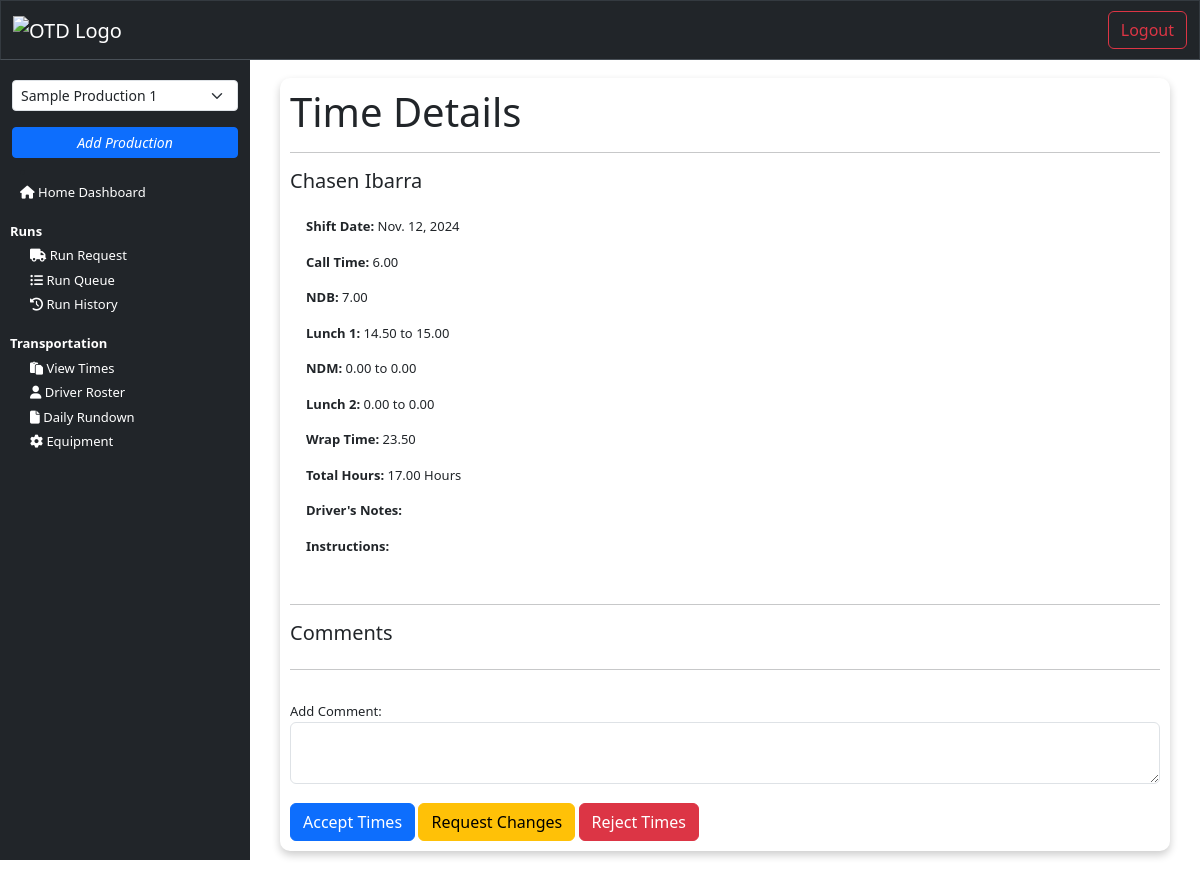
/driver_time/11/ (signed in), run on an earlier commit of the app's database.
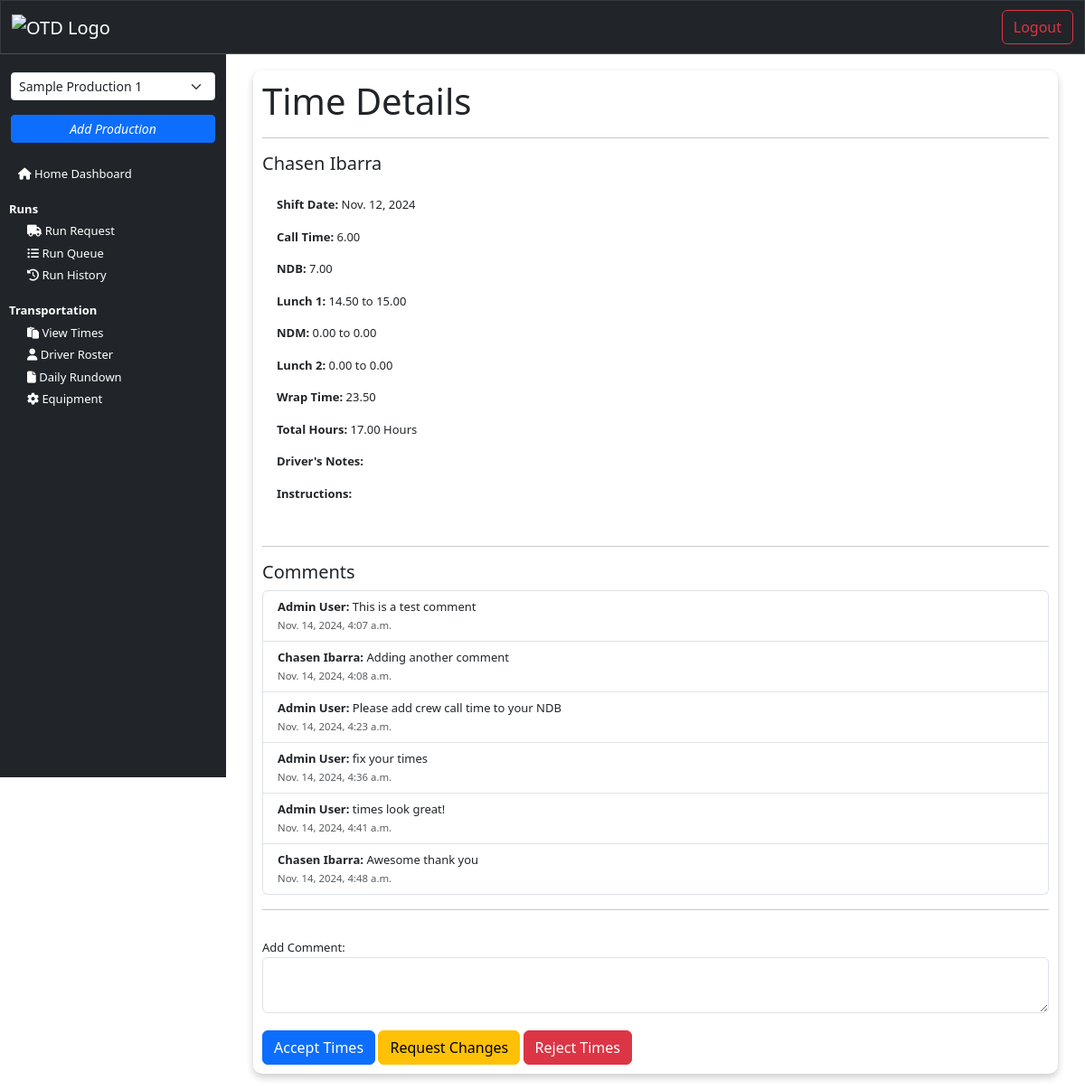
And on a later commit of the database.
### transportation/models.py (models this page shows, shortened)
class DriverTimes(models.Model):
    driver = models.ForeignKey(Driver, on_delete=models.CASCADE)
    production_title = models.CharField(max_length=255)
    work_date = models.DateField()
    call_time = models.DecimalField(max_digits=5, decimal_places=2)
    non_deducted_breakfast_in = models.DecimalField(max_digits=5, decimal_places=2, null=True, blank=True)
    wrap_time = models.DecimalField(max_digits=5, decimal_places=2)
    lunch_1_out = models.DecimalField(max_digits=5, decimal_places=2)
    lunch_1_in = models.DecimalField(max_digits=5, decimal_places=2)
    lunch_2_out = models.DecimalField(max_digits=5, decimal_places=2, null=True, blank=True)
    lunch_2_in = models.DecimalField(max_digits=5, decimal_places=2, null=True, blank=True)
    non_deducted_meal_out = models.DecimalField(max_digits=5, decimal_places=2, null=True, blank=True)
    non_deducted_meal_in = models.DecimalField(max_digits=5, decimal_places=2, null=True, blank=True)
    notes = models.TextField(blank=True, null=True)
    total_hours = models.DecimalField(max_digits=5, decimal_places=2)
    instructions = models.TextField(blank=True, null=True)
    created_at = models.DateTimeField(auto_now_add=True)
    updated_at = models.DateTimeField(auto_now=True)
    meal_penalty_1 = models.IntegerField(null=True, blank=True)
    meal_penalty_2 = models.IntegerField(null=True, blank=True)
    meal_penalty_3 = models.IntegerField(null=True, blank=True)
    times_status = models.CharField(max_length=50, null=True, blank=True)

class Driver(models.Model):
    user = models.OneToOneField(settings.AUTH_USER_MODEL, on_delete=models.CASCADE)  # Use custom user model
    production_title = models.CharField(max_length=150, null=True, blank=True)
    first_name = models.CharField(max_length=150, null=True, blank=True)
    last_name = models.CharField(max_length=150, null=True, blank=True)
    driver_email = models.EmailField(_('email address'), null=True, blank=True)
    driver_phone = models.CharField(max_length=15, null=True, blank=True)
    occupation_code = models.CharField(max_length=4, null=True, blank=True)
    production_status = models.CharField(max_length=50, null=True, blank=True) # On production or off production
    rate = models.DecimalField(max_digits=6, decimal_places=2, null=True, blank=True)
    grouping = models.IntegerField(null=True, blank=True)
    local = models.IntegerField(null=True, blank=True)
    last_4 = models.CharField(max_length=6, null=True, blank=True)
    assigned_truck = models.ManyToManyField('Equipment', related_name='assigned_truck', limit_choices_to={'equipment_type_1': 'truck'})
    assigned_trailer = models.ManyToManyField('Equipment', related_name='assigned_trailer', limit_choices_to={'equipment_type_1': 'trailer'})
    supporting_department = models.ForeignKey(Department, null=True, blank=True, on_delete=models.CASCADE, related_name='drivers')
    is_active = models.BooleanField(default=True)
    def __str__(self):
        return self.first_name + " " + self.last_name

class DriverTimeComment(models.Model):
    driver_time = models.ForeignKey(DriverTimes, related_name='comments', on_delete=models.CASCADE)
    user = models.ForeignKey(settings.AUTH_USER_MODEL, on_delete=models.CASCADE)
    comment = models.TextField()
    created_at = models.DateTimeField(auto_now_add=True)

### core/models.py (models this page shows, shortened)
class NewUser(AbstractBaseUser, PermissionsMixin):
    email = models.EmailField(_('email address'), unique=True)
    username = models.CharField(max_length=150, unique=True)
    first_name = models.CharField(max_length=150)
    last_name = models.CharField(max_length=150)
    start_date = models.DateTimeField(default=timezone.now)
    is_staff = models.BooleanField(default=False)
    is_active = models.BooleanField(default=False)
    production_title = models.CharField(max_length=150, blank=True, null=True)
    phone_number = models.CharField(max_length=20)
    department = models.CharField(max_length=150, blank=True)
    job_title = models.CharField(max_length=150, blank=True, null=True)
    productions = models.ManyToManyField('Production', related_name='users', blank=True)
    objects = CustomAccountManager()
    USERNAME_FIELD = 'email'
    REQUIRED_FIELDS = ['username', 'first_name']

### interface/views.py (the view, shortened to what this page needs)
# urls.py: path('driver_time/<int:id>/', views.driver_time_detail, name='driver_time_detail'),
def driver_time_detail(request, id):
    user = get_object_or_404(NewUser, id=request.user.id)
    user_productions = user.productions.filter(is_active=True)
    driver_time = get_object_or_404(DriverTimes, id=id)
    production = get_object_or_404(Production, production_title=driver_time.production_title)
    dot_admin_email = production.dot_admin_email
    context = {
        'driver_time': driver_time,
        'user_productions': user_productions,
        'comments': driver_time.comments.all(),
    }
    return render(request, 'interface/driver_time_detail.html', context=context)

### interface/templates/interface/driver_time_detail.html (shortened to what this page needs)
{% extends 'interface/layout.html' %}
{% block content %}
<div class="container">
    <div class="card-body">
        <div class="card-title">
            <h1>Time Details</h1>
            <hr>
        </div>
        <h5>{{ driver_time.driver }}</h5>
        <div class="p-3">
            <p><strong>Shift Date: </strong>{{ driver_time.work_date }}</p>
            <p><strong>Call Time: </strong>{{ driver_time.call_time|default_if_none:'' }}</p>
            <p><strong>NDB: </strong>{{ driver_time.non_deducted_breakfast_in|default_if_none:'' }}</p>
            <p><strong>Lunch 1: </strong>{{ driver_time.lunch_1_out|default_if_none:'' }} to {{ driver_time.lunch_1_in|default_if_none:'' }}</p>
            <p><strong>NDM: </strong>{{ driver_time.non_deducted_meal_out|default_if_none:'' }} to {{ driver_time.non_deducted_meal_in|default_if_none:'' }}</p>
            <p><strong>Lunch 2: </strong>{{ driver_time.lunch_2_out|default_if_none:'' }} to {{ driver_time.lunch_2_in|default_if_none:'' }}</p>
            <p><strong>Wrap Time: </strong>{{ driver_time.wrap_time|default_if_none:'' }}</p>
            <p><strong>Total Hours: </strong>{{ driver_time.total_hours|default_if_none:'' }} Hours</p>
            <p><strong>Driver's Notes: </strong>{{ driver_time.notes|default_if_none:'' }}</p>
            <p><strong>Instructions: </strong>{{ driver_time.instructions|default_if_none:'' }}</p>
        </div>
        <hr>
        <h5>Comments</h5>
        <ul class="list-group">
            {% for comment in comments %}
            <li class="list-group-item">
                <strong>{{ comment.user.first_name }} {{ comment.user.last_name }}:</strong> {{ comment.comment }}
                <br>
                <small class="text-muted">{{ comment.created_at }}</small>
            </li>
            {% endfor %}
        </ul>
        <hr>
        <div class="row">
            <form method="post" action="">
                <div class="form-group mt-3">
                    <label for="comment">Add Comment:</label>
                    <textarea id="comment" name="comment" class="form-control"></textarea>
                </div>
                <br>
                <button class="btn btn-primary" type="submit" name="action" value="accept">Accept Times</button>
                <button class="btn btn-warning" type="submit" name="action" value="request_changes">Request Changes</button>
                <button class="btn btn-danger" type="submit" name="action" value="reject">Reject Times</button>
            </form>
        </div>
    </div>
</div>
{% endblock %}

### interface/templates/interface/layout.html (shortened to what this page needs)
{% load static %}
<!DOCTYPE html>
<html lang="en">
<head>
    <link rel="stylesheet" href="https://cdnjs.cloudflare.com/ajax/libs/font-awesome/6.5.2/css/font-awesome.min.css">
    <link href="https://cdn.jsdelivr.net/npm/bootstrap@5.3.3/dist/css/bootstrap.min.css" rel="stylesheet">
    <link rel="stylesheet" type="text/css" href="{% static 'css/style.css' %}">
    <link rel="stylesheet" type="text/css" href="https://cdn.datatables.net/1.11.5/css/jquery.dataTables.min.css">
    <link rel="stylesheet" type="text/css" href="https://cdn.datatables.net/buttons/2.1.2/css/buttons.dataTables.min.css">
</head>
<body>
    {% include 'interface/header.html' %}
    {% include 'interface/navbar_copy.html' %}
    <main class="content p-2">
        {% block content %}
        {% endblock %}
    </main>
</body>
</html>

### interface/templates/interface/header.html (shortened to what this page needs)
{% load static %}
<header class="otd-header">
    <nav class="navbar navbar-dark bg-dark border-bottom border-body header-bar" data-bs-theme="dark">
        <div class="container-fluid">
            {% if user.is_authenticated %}
                <a class="navbar-brand" href="{% url 'dashboard' %}">
                    <img src="{% static 'img/OTD_Day_Reel_ON_Logo_White_FINAL.png' %}" alt="OTD Logo" style="width: 50px; height: auto;">
                </a>
            {% else %}
                <a class="navbar-brand" href="#!">
                    <img src="{% static 'img/OTD_Day_Reel_ON_Logo_White_FINAL.png' %}" alt="OTD Logo" style="width: 50px; height: auto;">
                </a>
            {% endif %}
            {% if user.is_authenticated %}
                <a class="btn btn-outline-danger" href="{% url 'logout' %}">Logout</a>
            {% else %}
                <a class="btn btn-outline-primary" href="{% url 'login' %}">Login</a>
            {% endif %}
        </div>
    </nav>
</header>

### interface/templates/interface/navbar_copy.html (shortened to what this page needs)
{% load crispy_forms_tags %}
<nav class="bg-dark sidebar" id="sidebar">
    <div class="container">
        <div class="row">
            <form id="production-form" action="{% url 'change_production' %}" method="post">
                <div class="production-select">
                    <select id="production-select" class="form-select form-select-sm mb-3" aria-label=".form-select-lg example" name="production_title">
                        {% for production in user_productions %}
                            <option value="{{ production.production_title }}" {% if production.production_title == request.session.production_title %} selected {% endif %}>{{ production.production_title }}</option>
                        {% endfor %}
                    </select>
                </div>
            </form>
            <div class="container">
                <a class="btn btn-sm btn-primary" href="{% url 'add_production' %}"><i>Add Production</i></a>
            </div>
        </div>
    </div>
    <li><a class="dropdown-item" href="{% url 'dashboard' %}"><i class="fa fa-house"></i> Home Dashboard</a></li>
    <br>
    <ul>
        <strong class="text-white">Runs</strong>
        {% if not is_driver %}
            <li><a class="dropdown-item" href="{% url 'new_run' %}"><i class="fa fa-truck"></i> Run Request</a></li>
        {% endif %}
        <li><a class="dropdown-item" href="{% url 'run_queue' %}"><i class="fa fa-list-ul"></i> Run Queue</a></li>
        <li><a class="dropdown-item" href="{% url 'run_history' %}"><i class="fa fa-clock-rotate-left"></i> Run History</a></li>
    </ul>
    <br>
    {% if request.session.department == "Transportation" or request.session.department == "Admin" %}
        <ul>
            <strong class="text-white">Transportation</strong>
            {% if is_driver %}
                <li><a class="dropdown-item" href="{% url 'driver_times' %}"><i class="fa fa-clock"></i> Submit Times</a></li>
                <li><a class="dropdown-item" href="{% url 'driver_times_history' %}"><i class="fa fa-timeline"></i> My Times</a></li>
            {% else %}
                <li><a class="dropdown-item" href="{% url 'driver_times_view' %}"><i class="fa fa-clipboard"></i> View Times</a></li>
                <li><a class="dropdown-item" href="{% url 'driver_roster' %}">
                    <i class="fa fa-user"></i> Driver Roster</a>
                </li>
                <li><a class="dropdown-item" href="{% url 'daily_rundown' %}">
                    <i class="fa fa-file"> </i> Daily Rundown</a>
                </li>
                <li><a class="dropdown-item" href="{% url 'equipment_admin' %}" >
                    <i class="fa fa-gear"> </i> Equipment</a>
                </li>
            {% endif %}
        </ul>
    {% endif %}
    <br>
    <br>
</nav>

### static/css/style.css (style rules this page uses)
body { padding: 0; margin: 0; background-color: white; }
main { margin: 0; padding: 0; }
.otd-header { z-index: 1100; }
.header-bar { background-color: #343a40; color: white; position: fixed; top: 0; border: 1px solid #343a40; width: 100%; }
.sidebar { display: none; padding: 0; margin: 0; width: 250px; position: fixed; top: 0; left: 0; height: 100vh; margin-top: 60px; padding-top: 20px; border: none; background-color: #343a40; font-size: small; z-index: 9999; }
.sidebar ul { list-style-type: none; padding: 0; padding-left: 10px; margin: 0; }
.sidebar li { padding-top: 5px; padding-left: 20px; }
.sidebar a { text-decoration: none; color: white; display: block; }
.content { margin-top: 60px; }
.card-body { padding: 20px; margin: 20px; border-radius: 10px; box-shadow: 0 4px 8px 0 rgba(0,0,0,0.2); background-color: white; }
@media (min-width: 768px) { .card-body { padding: 10px; margin: 10px; font-size: small; } }

What changed in the data, as far as the page shows it:
added DriverTimeComment: user.first_name "Admin", user.last_name "User", comment "This is a test comment", created_at "Nov. 14, 2024, 4:07 a.m."
added DriverTimeComment: user.first_name "Chasen", user.last_name "Ibarra", comment "Adding another comment", created_at "Nov. 14, 2024, 4:08 a.m."
added DriverTimeComment: user.first_name "Admin", user.last_name "User", comment "Please add crew call time to your NDB", created_at "Nov. 14, 2024, 4:23 a.m."
added DriverTimeComment: user.first_name "Admin", user.last_name "User", comment "fix your times", created_at "Nov. 14, 2024, 4:36 a.m."
added DriverTimeComment: user.first_name "Admin", user.last_name "User", comment "times look great!", created_at "Nov. 14, 2024, 4:41 a.m."
added DriverTimeComment: user.first_name "Chasen", user.last_name "Ibarra", comment "Awesome thank you", created_at "Nov. 14, 2024, 4:48 a.m."
